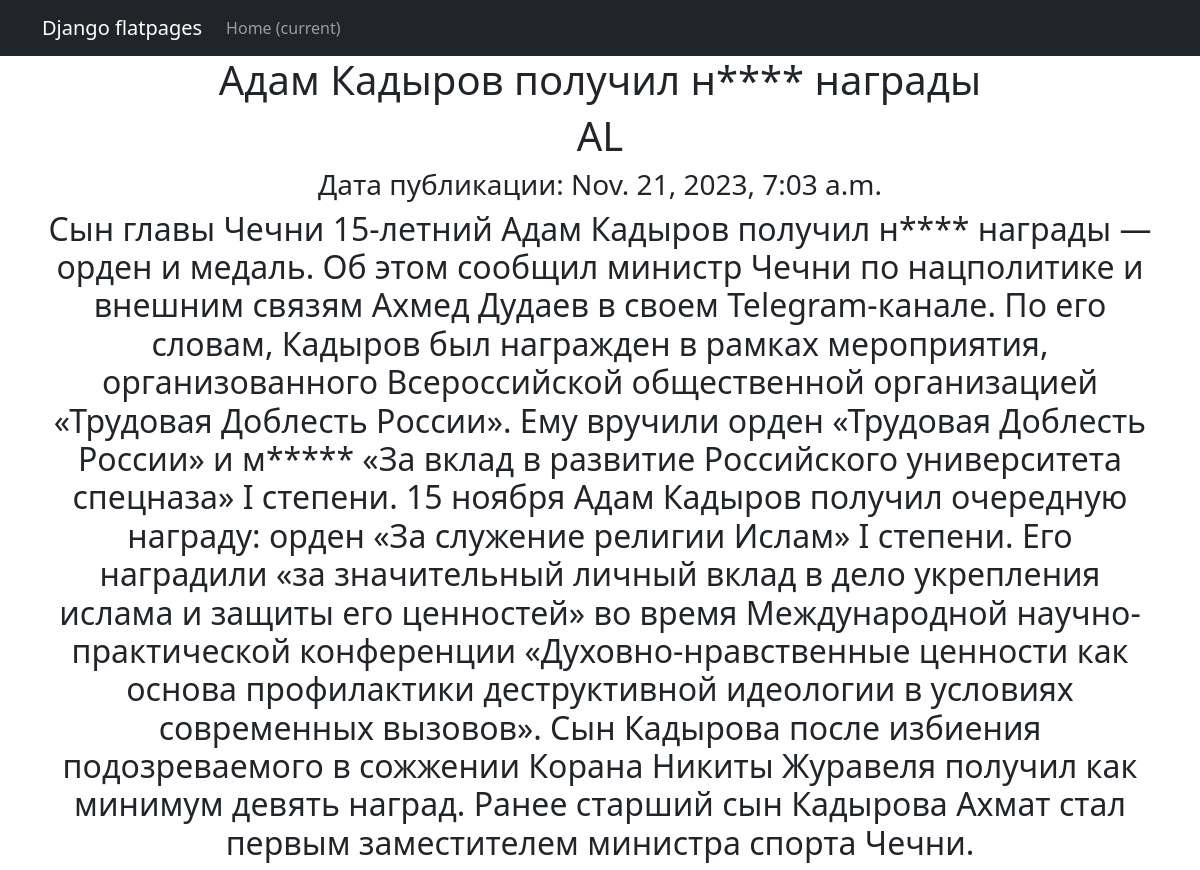
/posts/21, run on the app's committed database.
### new/models.py (models this page shows, shortened)
class Post(models.Model):
    article = 'AL'
    news = 'NW'
    author = models.ForeignKey(Author, on_delete=models.CASCADE)
    type = models.CharField(max_length=2,
                                choices=TYPE,)
    time_creation = models.DateTimeField(auto_now_add=True)
    category = models.ManyToManyField(Category, through='PostCategory')
    title = models.CharField(max_length=255)
    text = models.CharField(max_length=10000)
    rating = models.IntegerField(default=0)

### new/views.py (the view)
# urls.py: path('<int:pk>', ProductDetail.as_view(), name='product_detail'),
class ProductDetail(DetailView):
    model = Post
    template_name = 'post.html'
    context_object_name = 'post'

### new/templatetags/custom_filters.py (called while the page is built)
@register.filter()
def censor(value):
    x = ''
    i = list(value.split())
    for c in i:
        if c in cen or c.lower() in cen:
            x = x + c[0] + ('*' * (len(c) - 1)) + ' '
        else:
            x = x + c + ' '
    return f'{x}'

### templates/post.html (shortened to what this page needs)
{% extends 'flatpages/default.html' %}
{% load custom_filters %}
{% block content %}
<h1>{{ post.title|censor }}</h1>
<h1>{{ post.type|censor }}</h1>
<h3>Дата публикации: {{ post.time_creation }}</h3>
<h2>{{ post.text|censor }}</h2>
{% endblock content %}

### data on the page
Post: title|censor "Адам Кадыров получил н**** награды", type|censor "AL", time_creation "Nov. 21, 2023, 7:03 a.m.", text|censor "Сын главы Чечни 15-летний Адам Кадыров получил н**** награды — орден и медаль. Об этом сообщил министр Чечни по нацполитике и внешним связям Ахмед Дудаев в своем Telegram-канале. По его словам, Кадыров был награжден в рамках мероприятия, организованного Всероссийской общественной организацией «Трудовая Доблесть России». Ему вручили орден «Трудовая Доблесть России» и м***** «За вклад в развитие Российского университета спецназа» I степени. 15 ноября Адам Кадыров получил очередную награду: орден «За служение религии Ислам» I степени. Его наградили «за значительный личный вклад в дело укрепления ислама и защиты его ценностей» во время Международной научно-практической конференции…"
